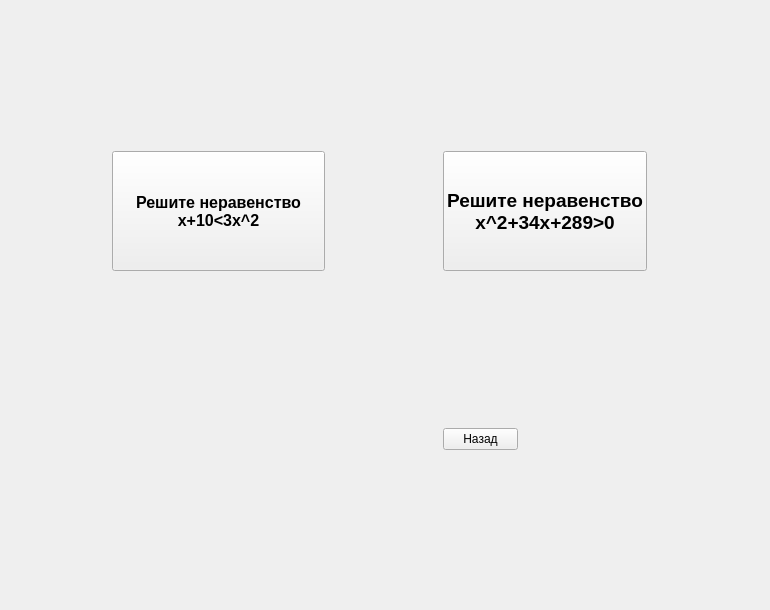
    <widget class="QWidget" name="tab_18">
     <attribute name="title">
      <string>Неравенства</string>
     </attribute>
     <widget class="QWidget" name="gridLayoutWidget_5">
      <property name="geometry">
       <rect>
        <x>0</x>
        <y>0</y>
        <width>761</width>
        <height>601</height>
       </rect>
      </property>
      <layout class="QGridLayout" name="gridLayout_5">
       <item row="0" column="1">
        <widget class="QPushButton" name="pushButton_50">
         <property name="maximumSize">
          <size>
           <width>320</width>
           <height>120</height>
          </size>
         </property>
         <property name="font">
          <font>
           <pointsize>14</pointsize>
           <weight>75</weight>
           <bold>true</bold>
          </font>
         </property>
         <property name="text">
          <string>Решите неравенство
x^2+34x+289&gt;0</string>
         </property>
        </widget>
       </item>
       <item row="1" column="1">
        <widget class="QPushButton" name="pushButton_51">
         <property name="maximumSize">
          <size>
           <width>75</width>
           <height>16777215</height>
          </size>
         </property>
         <property name="text">
          <string>Назад</string>
         </property>
        </widget>
       </item>
       <item row="0" column="0">
        <widget class="QPushButton" name="pushButton_52">
         <property name="maximumSize">
          <size>
           <width>213</width>
           <height>120</height>
          </size>
         </property>
         <property name="font">
          <font>
           <pointsize>12</pointsize>
           <weight>75</weight>
           <bold>true</bold>
          </font>
         </property>
         <property name="text">
          <string>Решите неравенство
x+10&lt;3x^2</string>
         </property>
        </widget>
       </item>
      </layout>
     </widget>
    </widget>
